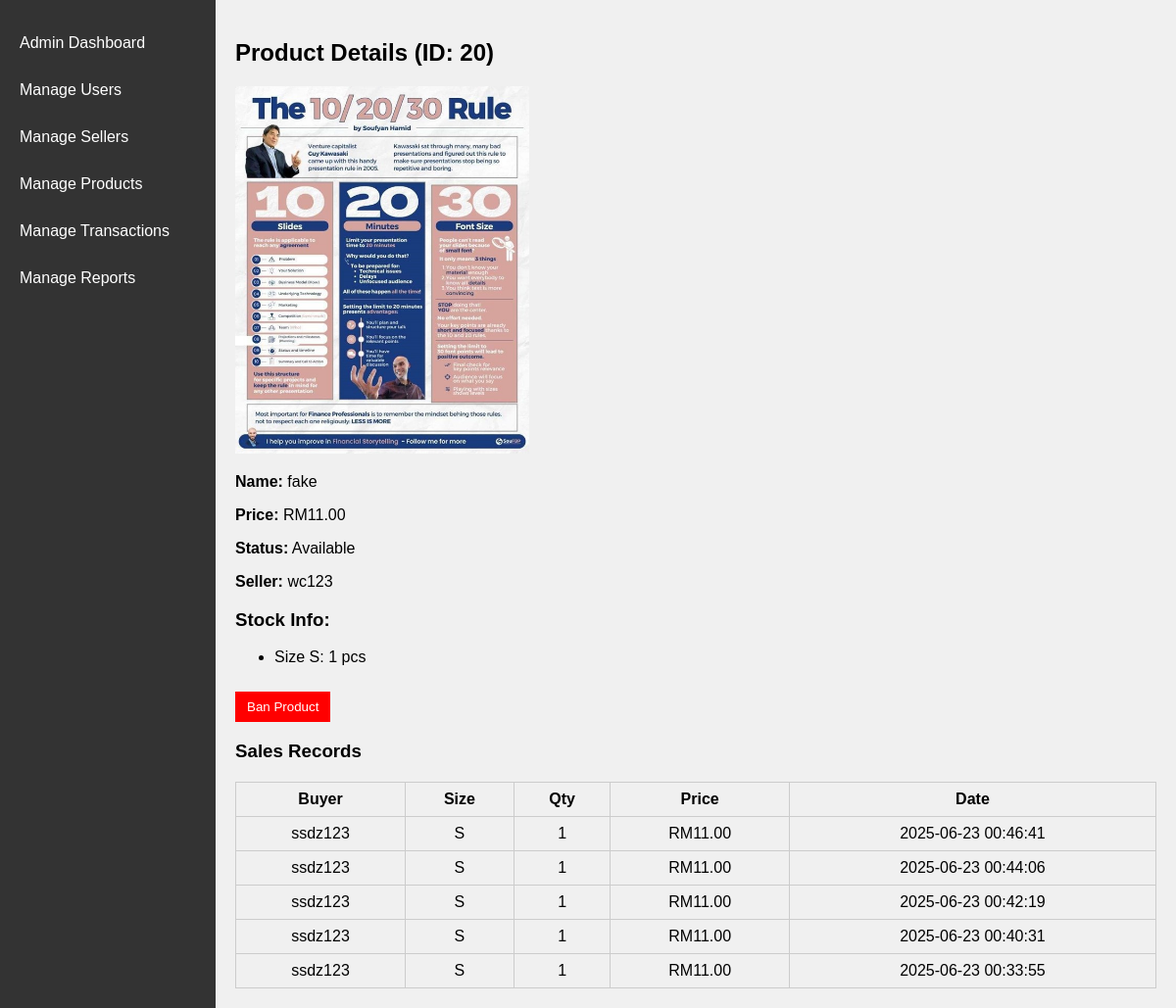
Page /admin_product.php?id=20 on the committed database.
### tables this page shows
CREATE TABLE `product_image` (
  `image_id` int(11) NOT NULL,
  `product_id` int(11) NOT NULL,
  `image_path` varchar(255) NOT NULL,
  `created_at` datetime DEFAULT current_timestamp()
);

CREATE TABLE `product` (
  `product_id` int(9) NOT NULL,
  `user_id` int(9) NOT NULL,
  `product_name` varchar(255) NOT NULL,
  `category` varchar(255) NOT NULL,
  `price` decimal(9,2) NOT NULL,
  `description` text NOT NULL,
  `status` varchar(100) NOT NULL,
  `rate` int(5) DEFAULT NULL,
  `comment` varchar(255) DEFAULT NULL,
  `created_at` datetime NOT NULL DEFAULT current_timestamp(),
  `subcategory` varchar(100) DEFAULT NULL
);

CREATE TABLE `user` (
  `user_id` int(9) NOT NULL,
  `username` varchar(255) NOT NULL,
  `email` varchar(255) NOT NULL,
  `password` varchar(255) NOT NULL,
  `contact_info` varchar(255) DEFAULT NULL,
  `phone_number` varchar(255) DEFAULT NULL,
  `qrcode` varchar(255) DEFAULT NULL,
  `status` enum('active','banned') DEFAULT 'active'
);

CREATE TABLE `product_stock` (
  `stock_id` int(11) NOT NULL,
  `product_id` int(11) NOT NULL,
  `size` varchar(10) NOT NULL,
  `quantity` int(11) NOT NULL,
  `created_at` datetime DEFAULT current_timestamp(),
  `updated_at` datetime DEFAULT current_timestamp() ON UPDATE current_timestamp()
);

CREATE TABLE `transaction_item` (
  `item_id` int(11) NOT NULL,
  `transaction_id` int(11) NOT NULL,
  `product_id` int(11) NOT NULL,
  `size` varchar(10) NOT NULL,
  `quantity` int(11) NOT NULL,
  `price` decimal(10,2) NOT NULL
);

CREATE TABLE `transaction` (
  `transaction_id` int(9) NOT NULL,
  `buyer_id` int(9) NOT NULL,
  `seller_id` int(9) NOT NULL,
  `payment_status` varchar(255) NOT NULL,
  `total_amount` decimal(10,2) DEFAULT NULL,
  `receipt` varchar(255) DEFAULT NULL,
  `confirmed_by` int(9) DEFAULT NULL,
  `transaction_date` datetime NOT NULL DEFAULT current_timestamp(),
  `status` varchar(20) NOT NULL DEFAULT 'pending',
  `product_id` int(9) DEFAULT NULL,
  `shipping_address` text DEFAULT NULL
);

### admin_product.php (the view, shortened to what this page needs)
<?php
require 'db.php';
include 'adminlayout.php';
$product_id = $_GET['id'] ?? null;
$stmt = $pdo->prepare("SELECT p.*, u.username FROM product p JOIN user u ON p.user_id = u.user_id WHERE p.product_id = ?");
$stmt->execute([$product_id]);
$product = $stmt->fetch();
$stmt = $pdo->prepare("SELECT image_path FROM product_image WHERE product_id = ? ORDER BY image_id ASC LIMIT 1");
$stmt->execute([$product_id]);
$image = $stmt->fetchColumn();
$stmt = $pdo->prepare("SELECT size, quantity FROM product_stock WHERE product_id = ?");
$stmt->execute([$product_id]);
$stock = $stmt->fetchAll();
$stmt = $pdo->prepare("SELECT ti.size, ti.quantity, ti.price, t.transaction_date, u.username AS buyer_name
                       FROM transaction_item ti
                       JOIN transaction t ON ti.transaction_id = t.transaction_id
                       JOIN user u ON t.buyer_id = u.user_id
                       WHERE ti.product_id = ?
                       ORDER BY t.transaction_date DESC");
$stmt->execute([$product_id]);
$sales = $stmt->fetchAll();
?>
<!DOCTYPE html>
<html lang="en">
<head>
</head>
<body>
    <h2>Product Details (ID: <?= $product_id ?>)</h2>
    <img src="<?= htmlspecialchars($image ?? 'default.png') ?>" alt="Product Image">
    <p><strong>Name:</strong> <?= htmlspecialchars($product['product_name']) ?></p>
    <p><strong>Price:</strong> RM<?= number_format($product['price'], 2) ?></p>
    <p><strong>Status:</strong> <?= htmlspecialchars($product['status']) ?></p>
    <p><strong>Seller:</strong> <?= htmlspecialchars($product['username']) ?></p>
    <h3>Stock Info:</h3>
    <ul>
        <?php foreach ($stock as $s): ?>
            <li>Size <?= htmlspecialchars($s['size']) ?>: <?= $s['quantity'] ?> pcs</li>
        <?php endforeach; ?>
    </ul>
    <form method="POST" action="ban_product.php">
        <button class="sold-btn" onclick="return confirm('Are you sure you want to ban this product?')">Ban Product</button>
    </form>
    <h3>Sales Records</h3>
    <table>
        <tr><th>Buyer</th><th>Size</th><th>Qty</th><th>Price</th><th>Date</th></tr>
        <?php if (count($sales) > 0): ?>
            <?php foreach ($sales as $sale): ?>
            <tr>
                <td><?= htmlspecialchars($sale['buyer_name']) ?></td>
                <td><?= htmlspecialchars($sale['size']) ?></td>
                <td><?= $sale['quantity'] ?></td>
                <td>RM<?= number_format($sale['price'], 2) ?></td>
                <td><?= $sale['transaction_date'] ?></td>
            </tr>
            <?php endforeach; ?>
        <?php else: ?>
            <tr><td colspan="5">No sales records found.</td></tr>
        <?php endif; ?>
    </table>
</body>
</html>

### adminlayout.php (style rules this page uses)
body { margin: 0; font-family: Arial, sans-serif; display: flex; min-height: 100vh; }
table { width: 100%; border-collapse: collapse; margin-top: 10px; }
table, th, td { border: 1px solid #ccc; }
th, td { padding: 8px; text-align: center; }

### admin_product.php (style rules this page uses)
img { max-width: 300px; height: auto; }
table { width: 100%; border-collapse: collapse; margin-top: 20px; }
table, th, td { border: 1px solid #ccc; padding: 8px; }
.sold-btn { background-color: red; color: white; padding: 8px 12px; border: none; cursor: pointer; margin-top: 10px; }

### rows in the picture
product_image: image_path (picture)
product: product_name "fake", price "11.00", status "Available", user.username "wc123"
product_stock: size "S", quantity "1"
transaction_item: user.username "ssdz123", size "S", quantity "1", price "11.00", transaction.transaction_date "2025-06-23 00:46:41"
transaction_item: user.username "ssdz123", size "S", quantity "1", price "11.00", transaction.transaction_date "2025-06-23 00:44:06"
transaction_item: user.username "ssdz123", size "S", quantity "1", price "11.00", transaction.transaction_date "2025-06-23 00:42:19"
transaction_item: user.username "ssdz123", size "S", quantity "1", price "11.00", transaction.transaction_date "2025-06-23 00:40:31"
transaction_item: user.username "ssdz123", size "S", quantity "1", price "11.00", transaction.transaction_date "2025-06-23 00:33:55"

### other values in the picture
$product_id "20"
